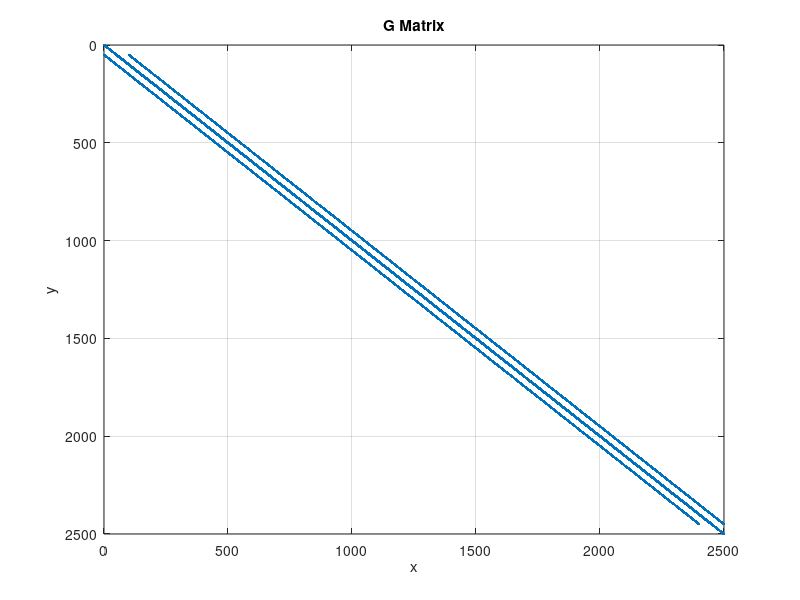

MATLAB code to generate this figure: (Note: this script raises an error after producing the figure.)
% intialization
clear
clc

nx = 50; %# of rows
ny = 50; %# of columns

%square matrix creation
G = sparse(nx*ny, nx*ny); 

for i= 1:1:nx
    for j= 1:1:ny
        n=j+(i-1)*ny;
        if i == 1 || j == 1 
            G(n,:)=0;% boundary conditions 
            G(n,n)=1;
        else if i == nx || j == ny
            G(n,:)=0; 
            G(n,n)=1;
        else
                
            G(n,n)= -4;
            G(n,n+1)= 1;
            G(n,n+ny)= 1;
            G(n,n-ny)= 1;
            G(n,n-1)= 1;
            end
        end       
    end
end


figure(1)
clf
spy(G);
title('G Matrix');
xlabel('x'); ylabel('y');
grid on;

[E, D] = eigs(g, 9, 'SM'); 
plot(nx, D); 
title('Eigenvalues');
grid on;

% convert diagonal matrix to square
Second_E = zeros(nx, ny);
count = 1;

for z = 1:nx
    for p = 1:ny
        Second_E(z, p) = E(count, count); 
        count = count + 1;
    end
end

surf(E);
title('Eigenvectors');